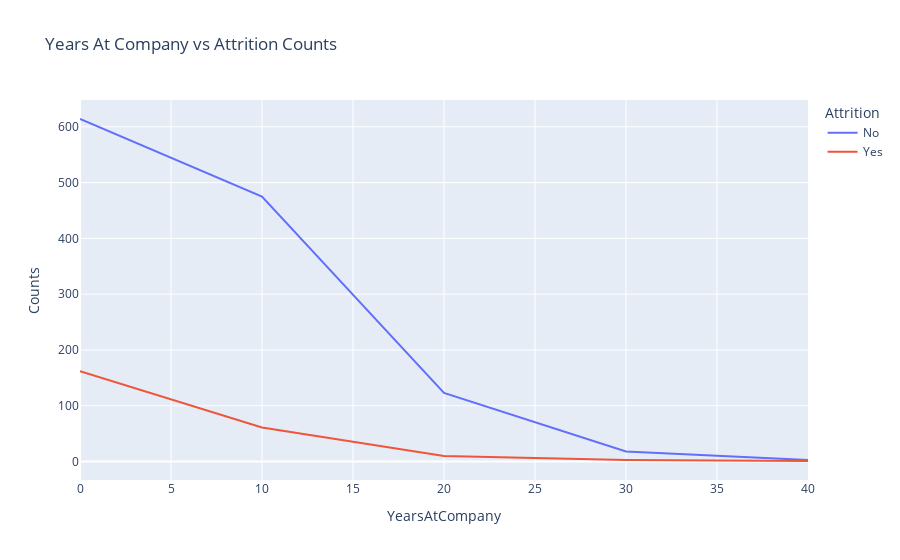

The notebook cell saved with this chart:
### Code cell
yc = data.copy()
yc['YearsAtCompany'] = round(yc['YearsAtCompany'], -1)
yc_rate = yc.groupby(['YearsAtCompany','Attrition']).size().reset_index(name='Counts')
fig2 = px.line(yc_rate, x='YearsAtCompany', y='Counts', color='Attrition',
               title='Years At Company vs Attrition Counts')
fig2.show()

### Figure 1 — Plotly figure (JSON) as saved in the notebook; plotly's stock layout.template omitted (floating-point values rounded to 4 significant figures)
{"data": [{"hovertemplate": "Attrition=No<br>YearsAtCompany=%{x}<br>Counts=%{y}<extra></extra>", "legendgroup": "No", "line": {"color": "#636efa", "dash": "solid"}, "marker": {"symbol": "circle"}, "mode": "lines", "name": "No", "orientation": "v", "showlegend": true, "type": "scatter", "x": [0, 10, 20, 30, 40], "xaxis": "x", "y": [614, 475, 123, 18, 3], "yaxis": "y"}, {"hovertemplate": "Attrition=Yes<br>YearsAtCompany=%{x}<br>Counts=%{y}<extra></extra>", "legendgroup": "Yes", "line": {"color": "#EF553B", "dash": "solid"}, "marker": {"symbol": "circle"}, "mode": "lines", "name": "Yes", "orientation": "v", "showlegend": true, "type": "scatter", "x": [0, 10, 20, 30, 40], "xaxis": "x", "y": [162, 61, 10, 3, 1], "yaxis": "y"}], "layout": {"legend": {"title": {"text": "Attrition"}, "tracegroupgap": 0}, "title": {"text": "Years At Company vs Attrition Counts"}, "xaxis": {"anchor": "y", "domain": [0, 1], "title": {"text": "YearsAtCompany"}}, "yaxis": {"anchor": "x", "domain": [0, 1], "title": {"text": "Counts"}}}}
